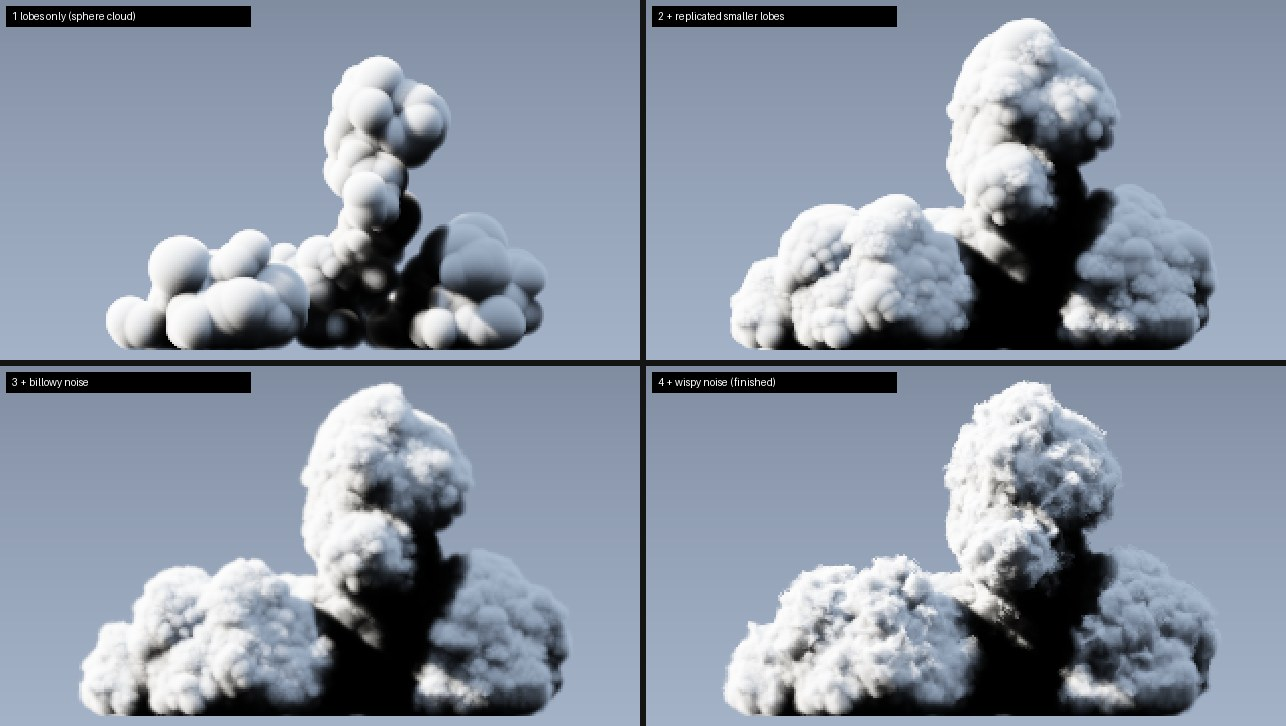
#> input picture work/captures/P2-6c/sheet.jpg, 1286 x 726 px, found by its file name
$ python sheet.py
#> lines starting #> are read from the running program, lines starting #| are printed output that depends on the picture
# P2.7a sheet: rows noon / low; columns tower2 (P2.6a) | tower3 (P2.7a, Houdini recipe) | reference column: Houdini stage 4 (P2.6c sheet crop,
# numpy preview, no multiple scattering) on top, the owner's texas-afternoon tower crop (as in the P2.6a sheet) below. Run from the repo root.
import sys
from PIL import Image, ImageDraw
D = 'work/captures/P2-7a/'
PHOTO = sys.argv[1] if len(sys.argv) > 1 else '/Users/dex/Developer/WebGPUClouds/artifacts/research/cloud-photos/_targets/texas-afternoon.jpg'
L, W, H = 18, 640, 360
src = Image.open('work/captures/P2-6c/sheet.jpg').convert('RGB')
#> src is the input picture: PIL image 1286x726 RGB; mean R, G, B 136.1, 145.8, 161
sx, sy = src.width / 1286, src.height / 726
#> sx = 1; sy = 1
hou = src.crop((round(645 * sx), round(395 * sy), src.width, src.height))   # stage 4 panel, below its label
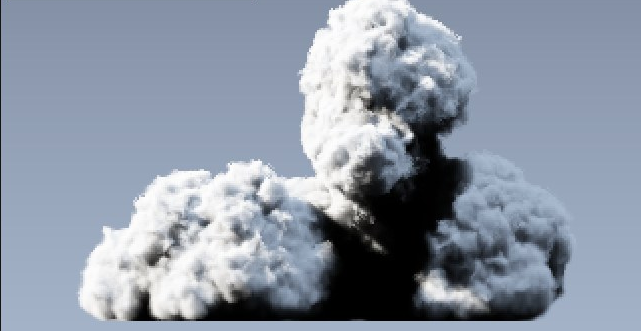
#> hou: PIL image 641x331 RGB; mean R, G, B 140.1, 149.7, 164.7
photo = Image.open(PHOTO).convert('RGB').crop((1060, 470, 1920, 1110))
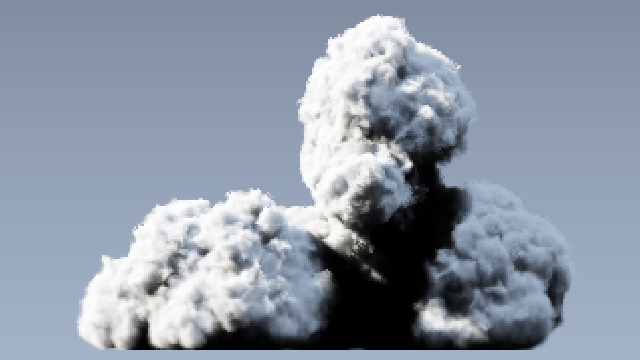
#> input picture work/captures/P2-6c/stage_4_wispy.png, 640 x 360 px, given in place of texas-afternoon.jpg, which was not available
#> photo: PIL image 860x640 RGB; every value is 0
def fit(im):
    w = round(im.width * H / im.height)
#> w = 697
    return im.resize((w, H), Image.LANCZOS)
hou, photo = fit(hou), fit(photo)
#> in fit (call 2), `return im.resize((w, H), Image.LANCZOS)`: returned value: PIL image 484x360 RGB; every value is 0
RW = max(hou.width, photo.width)
#> RW = 697
sheet = Image.new('RGB', (2 * W + RW, 2 * (L + H)), (17, 17, 17))
#> sheet: PIL image 1977x756 RGB; every value is 17
d = ImageDraw.Draw(sheet)
for r, view in enumerate(['fit-noon', 'fit-low']):
    for c, cloud in enumerate(['tower2', 'tower3']):
        x, y = c * W, r * (L + H)
        d.text((x + 6, y + 3), f'{cloud}  {view}' + ('  (P2.6a)' if cloud == 'tower2' else '  (P2.7a Houdini recipe)'), fill=(230, 230, 230))
        sheet.paste(Image.open(f'{D}{cloud}/{view}.png').convert('RGB').resize((W, H)), (x, y + L))
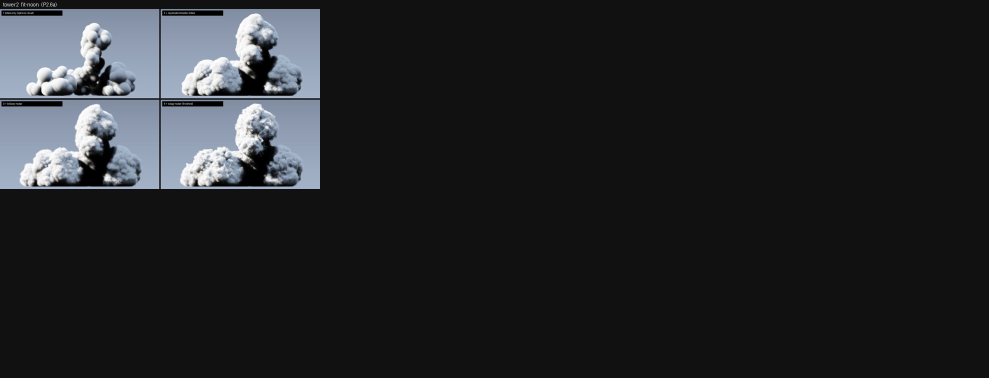
#> sheet: PIL image 1977x756 RGB (shown at 1/2 size); mean R, G, B 35.4, 36.9, 39.2
#> (the run stopped early here; a loop or call above may not have finished)
